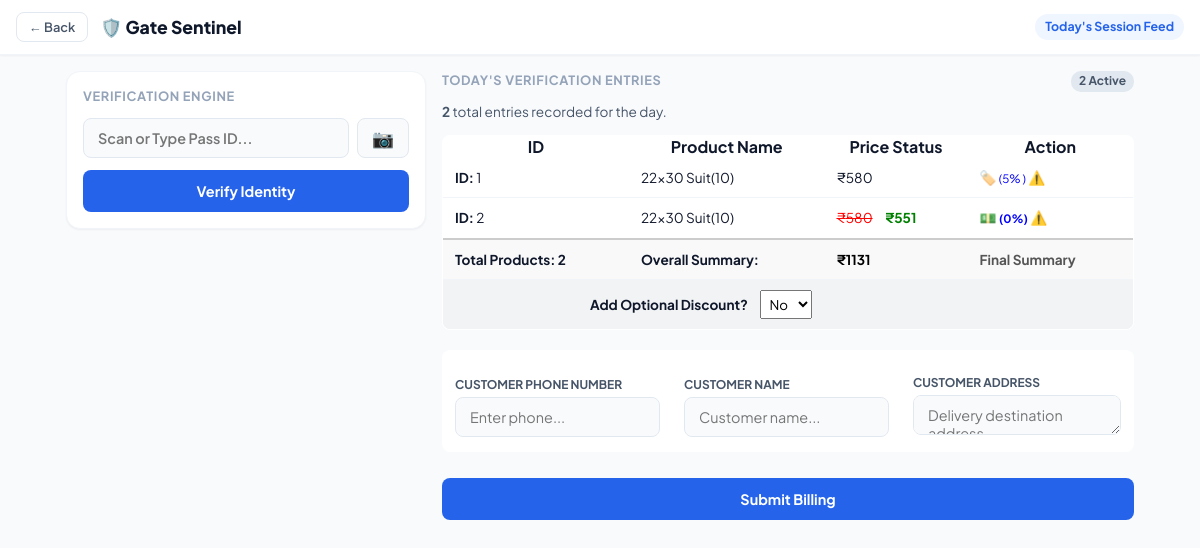
/new_billing (signed in), run on an earlier commit of the app's database.
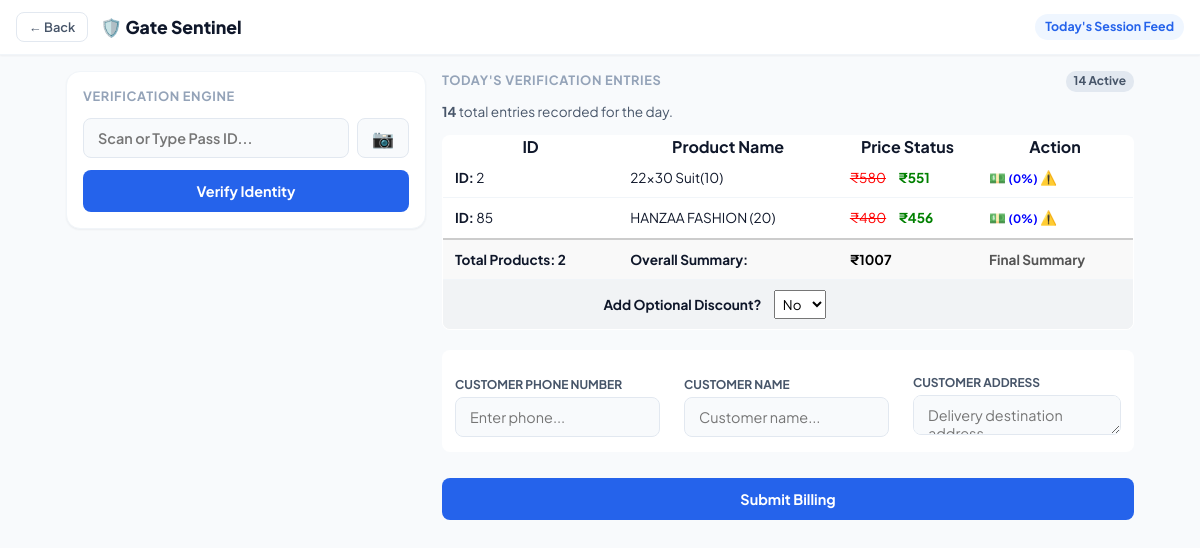
And on a later commit of the database.
### app.py (models this page shows, shortened)
class Product(db.Model) :
    id = db.Column(db.Integer,primary_key=True)
    product_name = db.Column(db.String(100))
    product_id = db.Column(db.String(100))
    product_selling_amount = db.Column(db.Integer)
    product_raw_amount = db.Column(db.Integer)
    backup_product_selling_amount = db.Column(db.Integer, default=None)  # New field to store the original selling amount for discount restoration
    backup_product_raw_amount = db.Column(db.Integer, default=None)  # New field to store the original raw amount for discount restoration
    discount = db.Column(db.Integer)
    product_location = db.Column(db.String(100))
    product_entry_date = db.Column(db.String(100))
    product_exit_date = db.Column(db.DateTime, default=None)
    Customer_id = db.Column(db.Integer, db.ForeignKey('customer.id'), default=None)
    status = db.Column(db.String(20), default='active')  # active, sold, expired, etc.

### app.py (the view, shortened to what this page needs)
@app.route('/new_billing', methods=['GET', 'POST'])
@login_required
def new_billing():
    bill = Billing.query.all()
    selled_products = SelledProduct.query.order_by(SelledProduct.scanned_at.desc()).all()
    products = Product.query.filter_by(status='scanned').all()
    return render_template('new_billing.html',bill=bill,
        selled_products=selled_products,
        products=products,
        customer_no='',
        customer_name='',
        customer_address=''
    )

### app.py (called while the page is built)
@login_manager.user_loader
def load_user(user_id):
    uid = int(user_id)
    user = User.query.get(uid)
    if user:
        return user
    shop_dealer = ShopDealer.query.get(uid)
    if shop_dealer:
        return shop_dealer
    return None

### templates/new_billing.html (shortened to what this page needs)
<!DOCTYPE html>
<html lang="en">
<head>
</head>
<body>
    <header class="app-bar">
        <div class="nav-left">
            <button class="btn-back" onclick="window.history.back();">← Back</button>
            <h1 class="app-title">🛡️ Gate Sentinel</h1>
        </div>
        <div class="day-order-badge" id="currentDayOrder">Today's Session Feed</div>
    </header>
    <main class="dashboard-container">
        <aside class="left-column">
            <div class="panel-card">
                <h2 class="panel-title">Verification Engine</h2>
                <form id="verificationForm" action="/verify_id" method="post">
                    <div class="form-group">
                        <div class="input-with-action">
                            <input type="number" name="product_id" id="product_id" class="form-input"
                                placeholder="Scan or Type Pass ID..." autocomplete="off" required>
                            <button type="button" class="btn-action-toggle" id="toggleScannerBtn"
                                title="Scan QR Code with Camera">
                                📷
                            </button>
                        </div>
                    </div>
                    <button type="submit" class="btn-submit">Verify Identity</button>
                </form>
            </div>
        </aside>
        <section class="right-column">
            <div style="margin-bottom: 10px; display: flex; justify-content: space-between; align-items: center;">
                <h2 class="panel-title" style="margin-bottom: 0;">Today's Verification Entries</h2>
                <span id="liveCounter"
                    style="font-size: 0.75rem; font-weight: 700; color: var(--text-secondary); background: #e2e8f0; padding: 2px 8px; border-radius: 10px;">
                    {{ selled_products|length }} Active
                </span>
            </div>
            <div style="font-size: 0.85rem; margin-bottom: 14px; color: var(--text-secondary);">
                <strong>{{ selled_products|length }}</strong> total entries recorded for the day.
            </div>
            <table>
                <thead>
                    <tr>
                        <th>ID</th>
                        <th>Product Name</th>
                        <th>Price Status</th>
                        <th>Action</th>
                    </tr>
                </thead>
                <tbody>
                    {% set total_count = namespace(value=0) %}
                    {% set total_selling_amount = namespace(value=0) %}
                    {% for p in products %}
                    {% set total_count.value = total_count.value + 1 %}
                    {% set total_selling_amount.value = total_selling_amount.value + p.product_selling_amount %}
                    <tr>
                        <td><strong>ID:</strong> {{ p.id }}</td>
                        <td>{{ p.product_name }}</td>
                        <td>
                            {% if p.product_selling_amount != p.backup_product_selling_amount %}
                            <s style="color: red;">₹{{ p.backup_product_selling_amount }}</s>
                            <span style="color: green; font-weight: bold; margin-left: 10px;">₹{{ p.product_selling_amount }}</span>
                            {% else %}
                            ₹{{ p.product_selling_amount }}
                            {% endif %}
                        </td>
                        <td>
                            {% if p.product_selling_amount == p.backup_product_selling_amount %}
                            <a href="/discount_apply/{{ p.id }}">🏷️</a>
                            {% if p.discount and p.discount > 0 %}
                            <span style="color: blue; font-size: 0.85em;">({{ p.discount }}% )</span>
                            {% endif %}
                            {% else %}
                            <span style="color: green; font-weight: bold;"><a
                                    href="/discount_remove/{{ p.id }}">💵  <span style="color: blue; font-size: 0.85em;">(0%)</span> </a></span>
                            {% endif %}
                             <a href="/clear_product/{{ p.id }}">⚠️</a>
                        </td>
                    </tr>
                    {% endfor %}
                </tbody>
                <tfoot style="background-color: #f9f9f9; font-weight: bold; border-top: 2px solid #ccc;">
                    <tr>
                        <td>Total Products: {{ total_count.value }}</td>
                        <td>Overall Summary:</td>
                        <td>
                            <div id="summary-price-container" data-base-total="{{ total_selling_amount.value }}">
                                <span id="final-total-display" style="color: black;">₹{{ total_selling_amount.value }}</span>
                            </div>
                        </td>
                        <td>
                            <span style="color: #555;">Final Summary</span>
                        </td>
                    </tr>
                    <tr style="background-color: #f1f3f5; border-top: 1px dashed #bbb;">
                        <td colspan="2" style="text-align: right; vertical-align: middle;">
                            Add Optional Discount?
                            <select id="discount-toggle" onchange="toggleDiscountInput()"
                                style="padding: 4px; margin-left: 10px;">
                                <option value="no">No</option>
                            </select>
                        </td>
                        <td colspan="2" style="vertical-align: middle;">
                        </td>
                    </tr>
                </tfoot>
            </table>
            <form method="POST" action="{{ url_for('new_billing') }}" style="margin-top: 20px;">
                <table style="border: 1px solid var(--border-strong); background: var(--bg-card); width: 100%;">
                    <tr>
                        <td style="padding: 12px; border: none;">
                            <label for="customer_phone_number">Customer Phone Number</label>
                            <input type="text" id="customer_phone_number" name="customer_phone_number"
                                class="form-control" placeholder="Enter phone..." required>
                        </td>
                        <td style="padding: 12px; border: none;">
                            <label for="customer_name">Customer Name</label>
                            <input type="text" id="customer_name" name="customer_name" class="form-control"
                                placeholder="Customer name..." required>
                        </td>
                        <td style="padding: 12px; border: none;">
                            <label for="customer_address">Customer Address</label>
                            <textarea id="customer_address" name="customer_address" class="form-control" rows="1"
                                placeholder="Delivery destination address..." style="resize: vertical;"
                                required></textarea>
                        </td>
                    </tr>
                </table>
                <button type="submit" class="btn-submit" style="margin-top: 12px;">Submit Billing</button>
            </form>
        </section>
    </main>
</body>
</html>

### templates/new_billing.html (style rules this page uses)
:root { --bg-surface: #f8fafc; --bg-card: #ffffff; --text-primary: #0f172a; --text-secondary: #475569; --text-muted: #94a3b8; --brand-primary: #2563eb; --brand-primary-light: #eff6ff; --brand-danger: #ef4444; --brand-success: #16a34a; --border-subtle: #f1f5f9; --border-strong: #e2e8f0; --radius-xl: 14px; --radius-md: 8px; --radius-sm: 4px; --shadow-sm: 0 1px 2px rgba(15, 23, 42, 0.05); --transition-fast: all 0.15s cubic-bezier(0.4, 0, 0.2, 1); }
* { box-sizing: border-box; margin: 0; padding: 0; font-family: 'Plus Jakarta Sans', sans-serif; -webkit-font-smoothing: antialiased; }
body { background-color: var(--bg-surface); color: var(--text-primary); line-height: 1.4; }
.app-bar { background-color: var(--bg-card); border-bottom: 1px solid var(--border-subtle); position: sticky; top: 0; z-index: 100; padding: 12px 16px; display: flex; align-items: center; justify-content: space-between; box-shadow: var(--shadow-sm); }
.nav-left { display: flex; align-items: center; gap: 12px; }
.btn-back { background: none; border: 1px solid var(--border-strong); padding: 6px 12px; border-radius: var(--radius-md); cursor: pointer; font-size: 0.8rem; font-weight: 600; color: var(--text-secondary); transition: var(--transition-fast); }
.app-title { font-size: 1.1rem; font-weight: 800; }
.day-order-badge { background-color: var(--brand-primary-light); color: var(--brand-primary); padding: 4px 10px; border-radius: 20px; font-size: 0.775rem; font-weight: 700; }
.dashboard-container { max-width: 1100px; margin: 16px auto; padding: 0 16px; display: grid; grid-template-columns: 1fr; gap: 16px; }
@media (min-width: 868px) { .dashboard-container { grid-template-columns: 360px 1fr; align-items: start; } }
.panel-card { background-color: var(--bg-card); border: 1px solid var(--border-subtle); border-radius: var(--radius-xl); padding: 16px; box-shadow: var(--shadow-sm); margin-bottom: 16px; }
.panel-title { font-size: 0.8rem; font-weight: 700; color: var(--text-muted); margin-bottom: 12px; text-transform: uppercase; letter-spacing: 0.05em; }
.form-group { margin-bottom: 12px; }
.input-with-action { display: flex; gap: 8px; }
.form-input { width: 100%; padding: 10px 14px; border: 1px solid var(--border-strong); border-radius: var(--radius-md); font-size: 0.9rem; font-weight: 600; outline: none; background-color: var(--bg-surface); transition: var(--transition-fast); }
.btn-action-toggle { background-color: var(--bg-surface); border: 1px solid var(--border-strong); border-radius: var(--radius-md); padding: 0 14px; cursor: pointer; font-size: 1.1rem; display: flex; align-items: center; justify-content: center; transition: var(--transition-fast); }
.btn-submit { width: 100%; background-color: var(--brand-primary); color: white; border: none; padding: 12px; border-radius: var(--radius-md); font-size: 0.9rem; font-weight: 700; cursor: pointer; transition: var(--transition-fast); }
label { display: block; font-size: 0.75rem; font-weight: 700; color: var(--text-secondary); margin-top: 12px; margin-bottom: 4px; text-transform: uppercase; }
.form-control { width: 100%; padding: 10px 14px; border: 1px solid var(--border-strong); border-radius: var(--radius-md); font-size: 0.9rem; background-color: var(--bg-surface); outline: none; transition: var(--transition-fast); }
table { width: 100%; border-collapse: collapse; margin-bottom: 14px; background: var(--bg-card); border: 1px solid var(--border-strong); border-radius: var(--radius-md); overflow: hidden; }
td { padding: 10px 12px; font-size: 0.85rem; border-bottom: 1px solid var(--border-subtle); }
td a { color: var(--brand-primary); text-decoration: none; font-weight: 700; }

What changed in the data, as far as the page shows it:
no longer on this page (row edited): Product: id "1", product_name "22x30 Suit(10)", product_selling_amount "580", discount "5"
now on this page (row edited): Product: id "85", product_name "HANZAA FASHION (20)", backup_product_selling_amount "480", product_selling_amount "456"
Also different on the page:
{{ selled_products|length }}: "2" → "14"
{{ total_selling_amount.value }}: "1131" → "1007"
